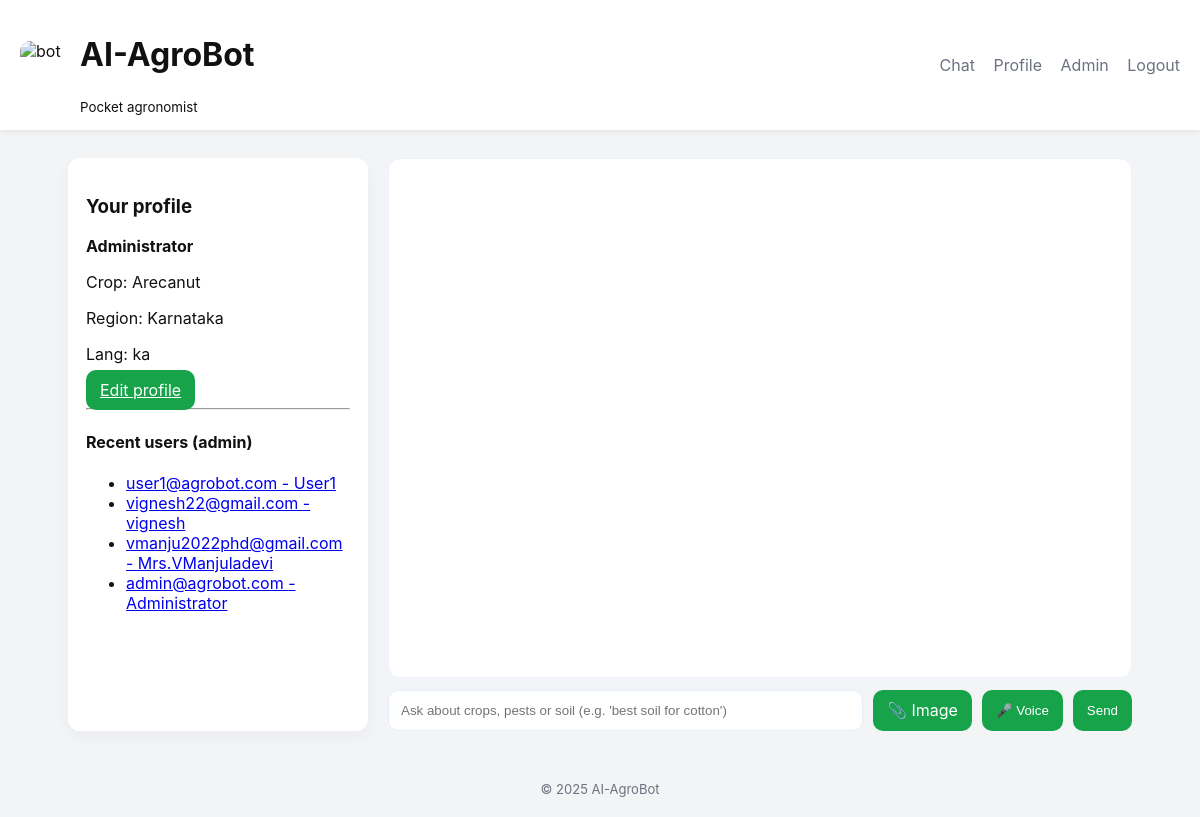
The page / (signed in) on the database its author committed.
### database.py (models this page shows)
class User(UserMixin, db.Model):
    __tablename__ = "users"
    id = db.Column(db.Integer, primary_key=True)
    email = db.Column(db.String(200), unique=True, nullable=False)
    password = db.Column(db.String(200), nullable=False)
    name = db.Column(db.String(100))
    role = db.Column(db.String(20), default="farmer")
    primary_crop = db.Column(db.String(100))
    region = db.Column(db.String(100))
    preferred_language = db.Column(db.String(20), default="en")

### app.py (the view)
@app.route("/")
def index():
    recent_users = []
    if current_user.is_authenticated and current_user.role == "admin":
        recent_users = User.query.order_by(User.id.desc()).limit(20).all()
    return render_template("index.html", recent_users=recent_users)

### app.py (called while the page is built)
@login_manager.user_loader
def load_user(user_id):
    return db.session.get(User, int(user_id))

### templates/index.html (shortened to what this page needs)
{% extends "base.html" %}
{% block content %}
<div class="container">
  <aside class="sidebar">
    <h3>Your profile</h3>
    {% if current_user.is_authenticated %}
      <p><strong>{{ current_user.name or current_user.email }}</strong></p>
      <p>Crop: {{ current_user.primary_crop or "—" }}</p>
      <p>Region: {{ current_user.region or "—" }}</p>
      <p>Lang: {{ current_user.preferred_language or "en" }}</p>
      <a class="btn" href="{{ url_for('profile') }}">Edit profile</a>
    {% else %}
      <p><a href="{{ url_for('login') }}">Login</a> to save chat & see profile.</p>
    {% endif %}
    {% if recent_users %}<hr><h4>Recent users (admin)</h4><ul class="user-list">{% for u in recent_users %}<li><a href="{{ url_for('admin_view_user', user_id=u.id) }}">{{ u.email }} - {{ u.name or '—' }}</a></li>{% endfor %}</ul>{% endif %}
  </aside>
  <section class="chat-panel">
    <div id="messages" class="messages" aria-live="polite"></div>
    <form id="chatForm" class="chat-form" onsubmit="return false;">
        <input id="msg" aria-label="Type your question" placeholder="Ask about crops, pests or soil (e.g. 'best soil for cotton')" autocomplete="off">
        <label for="imageInput" class="btn" style="cursor: pointer;" title="Upload Image for Analysis">
            📎 Image
        </label>
        <button id="voiceBtn" type="button" class="btn" title="Voice Input">🎤 Voice</button>
        <button id="sendBtn" type="button" class="btn">Send</button>
    </form>
</section>
</div>
{% endblock %}

### static/style.css (style rules this page uses)
:root { --brand: #16a34a; --muted: #6b7280; --bg: #f3f4f6; --card: #ffffff; }
* { box-sizing: border-box; }
body { font-family: Inter, system-ui, Segoe UI, Roboto, Arial; margin: 0; background: var(--bg); color: #111; }
.container { display: grid; grid-template-columns: 300px 1fr; gap: 20px; }
.sidebar { background: var(--card); padding: 18px; border-radius: 12px; box-shadow: 0 6px 18px rgba(16, 24, 40, 0.04); }
.chat-panel { display: flex; flex-direction: column; }
.messages { background: var(--card); height: 520px; border-radius: 12px; padding: 16px; overflow: auto; border: 1px solid #eef2ff; }
.chat-form { display: flex; gap: 10px; margin-top: 12px; }
.chat-form input { flex: 1; padding: 12px; border-radius: 10px; border: 1px solid #e6eef8; }
.btn, button { background: var(--brand); color: white; border: none; padding: 10px 14px; border-radius: 10px; cursor: pointer; transition: background 0.2s ease; }

### rows shown on the page
User: name "Administrator", primary_crop "Arecanut", region "Karnataka", preferred_language "ka", email "admin@agrobot.com"
User: email "user1@agrobot.com", name "User1"
User: email "vignesh22@gmail.com", name "vignesh"
User: email "vmanju2022phd@gmail.com", name "Mrs.VManjuladevi"
